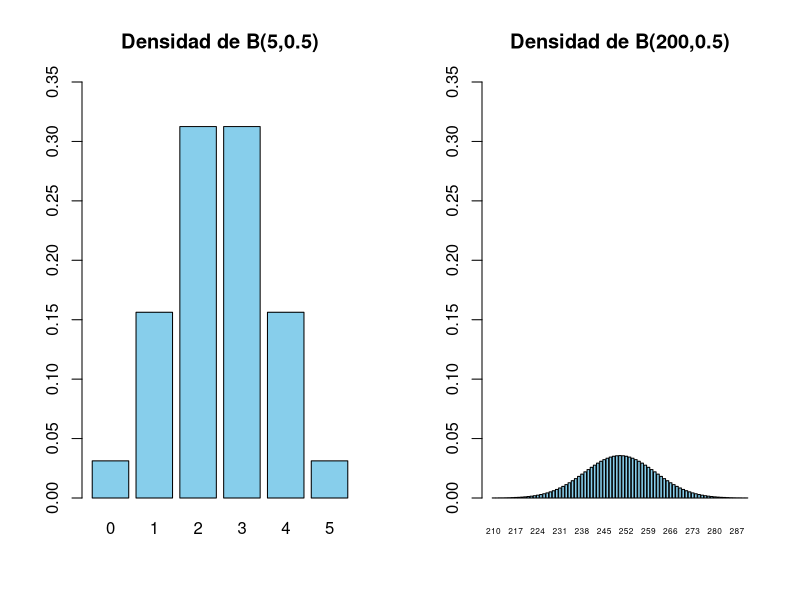

Source code (R): (Note: this script raises an error after producing the figure.)
## ---- chunk 1
par(mfrow=c(1,2))
barplot(dbinom(0:5,5,0.5),col="skyblue",names=0:5,ylim=c(0,0.35),main="Densidad de B(5,0.5)")
barplot(dbinom(210:290,500,0.5),col="skyblue",names=210:290,ylim=c(0,0.35), cex.names=0.5,main="Densidad de B(200,0.5)")
par(mfrow=c(1,1))
## ---- chunk 2
knitr::include_graphics("INREMDN_files/figure-html/dontpanic.png")
## ---- chunk 3
knitr::include_graphics("INREMDN_files/figure-html/graficadensidad3.png")
## ---- chunk 4
par(mfrow=c(3,2))
set.seed(100)
x=rf(10001000,2,4)
x=x[x<20]
hist(x,col="skyblue",freq=FALSE,xlab="",ylab="Densidad",main="", breaks=seq(0,20,length.out=10))
hist(x,col="skyblue",freq=FALSE,xlab="",ylab="Densidad",main="", breaks=seq(0,20,length.out=20))
hist(x,col="skyblue",freq=FALSE,xlab="",ylab="Densidad",main="", breaks=seq(0,20,length.out=50),ylim=c(0,0.8))
hist(x,col="skyblue",freq=FALSE,xlab="",ylab="Densidad",main="", breaks=seq(0,20,length.out=100),ylim=c(0,0.9))
hist(x,col="skyblue",freq=FALSE,xlab="",ylab="Densidad",main="", breaks=seq(0,20,length.out=200),ylim=c(0,0.9))
H4=hist(x,col="skyblue",freq=FALSE,xlab="",ylab="Densidad",main="", breaks=seq(0,20,length.out=500),ylim=c(0,1))
lines(H4$mids,H4$density,col="red",lwd=1.5)
par(mfrow=c(1,1))
## ---- chunk 5
H5=hist(x,col="skyblue",freq=FALSE,xlab="",ylab="Densidad",main="", breaks=seq(0,20,length.out=200),ylim=c(0,1))
polygon(c(0,H5$mids),c(0,H5$density),col="skyblue",lwd=1.5,xlab="",ylab="Densidad")
## ---- chunk 6
knitr::include_graphics("INREMDN_files/figure-html/entreaib.png")
## ---- chunk 7
knitr::include_graphics("INREMDN_files/figure-html/density.png")
## ---- chunk 8
curve(dnorm(x,0,0.01),xlim=c(-0.05,0.05),xlab="",ylab="",main="Densidad de N(0,0.01)")
## ---- chunk 9
knitr::include_graphics("INREMDN_files/figure-html/censored.png")
## ---- chunk 10
curve(dnorm(x),-5,5,col="blue",lwd=3,ylim=c(0,0.5),main="Densidad de N(0,1)",xlab="",ylab="")
abline(v=0)
## ---- chunk 11
knitr::include_graphics("INREMDN_files/figure-html/paranormal.png")
## ---- chunk 12
curve(pnorm(x,40*0.3,sqrt(40*0.3*0.7)),xlim=c(0,30),xlab="",ylab="",col="blue",lwd=2,main="Ditribuciones de B(40,0.3) y N(40*0.3,sqrt(50*0.3*0.7)")
curve(pbinom(x,40,0.3),col="red",add=TRUE)
legend("topleft",lty=c(1,1),col=c("blue","red"),legend=c("Normal","Binomial"),cex=0.75)
## ---- chunk 13
knitr::include_graphics("INREMDN_files/figure-html/emorisa.png")
## ---- chunk 14
pnorm(1.5,1,2)
## ---- chunk 15
qnorm(0.4,1,2)
## ---- chunk 16
dnorm(1.5,1,2)
## ---- chunk 17
pnorm(1.5)
## ---- chunk 18
qnorm(0.95)
## ---- chunk 19
knitr::include_graphics("INREMDN_files/figure-html/hiperhipo.png")
## ---- chunk 20
qnorm(0.05,124,13.7)
## ---- chunk 21
qnorm(0.1,124,13.7)
## ---- chunk 22
qnorm(0.9,124,13.7)
## ---- chunk 23
qnorm(0.95,124,13.7)
## ---- chunk 24
curve(dnorm,-4,4,xaxt="n",yaxt="n",xaxs="i",yaxs="i",xlab="",bty="l",ylab="",lwd=2)
abline(v=0,lty=2)
axis(1,at=c(0), labels=c(expression(mu)))
## ---- chunk 25
x <- seq(-4,4,.1)

plot(x,dnorm(x),type="l",xlab="",ylab=expression(f[X](x)),xaxs="i",yaxs="i",ylim=c(0,.4),bty="l",xaxt="n",yaxt="n")
polysection <- function(a,b,dist=dnorm,col="blue",n=11){
    dx <- seq(a,b,length.out=n)
    polygon(c(a,dx,b),c(0,dist(dx),0),border=NA,col=col)
}

for(i in -4:0){
    polysection(i,i+1,col="grey")
}

axis(1,at=c(1), labels=c(expression(x)))
arrows(-0,0.1,-2.5,0.3,lwd=2)
text(-2.5,0.32,expression(F[X](x)== P(X<=x) ) )
## ---- chunk 26
x <- seq(-4,4,.1)

plot(x,dnorm(x),type="l",xlab="",ylab="",xaxs="i",yaxs="i",ylim=c(0,.4),bty="l",xaxt="n",yaxt="n",lwd=2)
polysection <- function(a,b,dist=dnorm,col="blue",n=11){
    dx <- seq(a,b,length.out=n)
    polygon(c(a,dx,b),c(0,dist(dx),0),border=NA,col=col)
}

for(i in -4:-2){
    polysection(i,i+1,col="blue")
  #  polysection(-i-1,-i,col="grey")
}
for(i in 1:4){
    polysection(i,i+1,col="blue")
  #  polysection(-i-1,-i,col="grey")
}


axis(1,at=c(-1,0,1), labels=c(expression(mu-x),expression(mu),expression(mu+x)))
abline(v=0,lty=2)
## ---- chunk 27
curve(dnorm(x,0,1),-4,6,col="red",xaxs="i",yaxs="i",ylim=c(0,0.5),bty="l",xaxt="n",yaxt="n",xlab="",ylab="",lwd=2,main=expression(mu[1]<mu[2]))
curve(dnorm(x,2,1),-4,6,col="blue",lwd=2,add=T)
abline(v=0)
abline(v=2)
axis(1,at=c(0,2), labels=c(expression(mu[1]),expression(mu[2])))
text(-1.5,0.32,expression(N(mu[1],sigma)),col="red")
text(3.5,0.32,expression(N(mu[2],sigma)),col="blue")
## ---- chunk 28
curve(dnorm(x,0,1),-6,6,col="red",xaxs="i",yaxs="i",ylim=c(0,0.5),bty="l",xaxt="n",yaxt="n",xlab="",ylab="",lwd=2,main=expression(sigma[1]<sigma[2]))
curve(dnorm(x,0,1.5),col="blue",lwd=2,add=T)
abline(v=0)
axis(1,at=c(0), labels=c(expression(mu)))
text(-1.5,0.32,expression(N(mu,sigma[1])),col="red")
text(3.5,0.1,expression(N(mu,sigma[2])),col="blue")
## ---- chunk 29
curve(dnorm(x,0,1),-4,8,col="red",xaxs="i",yaxs="i",ylim=c(0,0.5),bty="l",xaxt="n",yaxt="n",xlab="",ylab="",
      lwd=2,main=expression(paste(mu[1]<mu[2], " y ", sigma[1]<sigma[2])))
curve(dnorm(x,2,1.5),col="blue",lwd=2,add=T)
abline(v=0)
abline(v=2)
axis(1,at=c(0,2), labels=c(expression(mu[1]),expression(mu[2])))
text(-1.5,0.32,expression(N(mu[1],sigma[1])),col="red")
text(3.5,0.25,expression(N(mu[2],sigma[2])),col="blue")
## ---- chunk 30
knitr::include_graphics("INREMDN_files/figure-html/rocnormal.png")
## ---- chunk 31
knitr::include_graphics("INREMDN_files/figure-html/analit.png")
## ---- chunk 32
qnorm(0.75)
